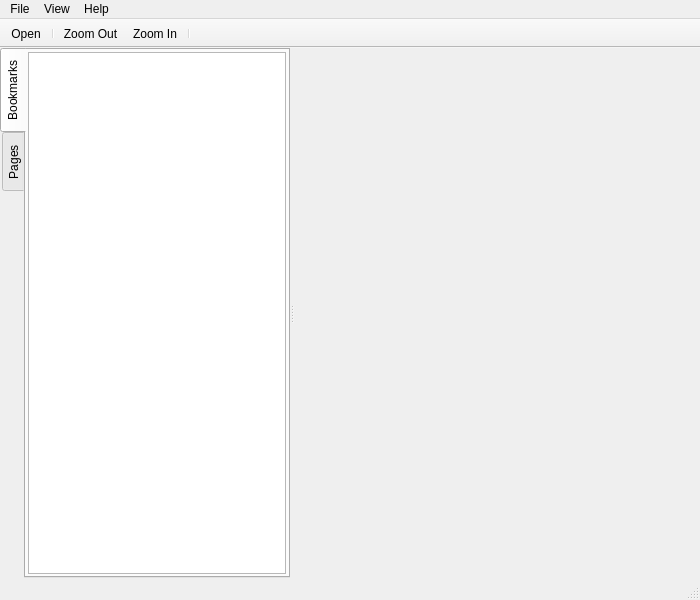
<?xml version="1.0" encoding="UTF-8"?>
<ui version="4.0">
 <class>MainWindow</class>
 <widget class="QMainWindow" name="MainWindow">
  <property name="geometry">
   <rect>
    <x>0</x>
    <y>0</y>
    <width>700</width>
    <height>600</height>
   </rect>
  </property>
  <property name="windowTitle">
   <string>PDF Viewer</string>
  </property>
  <property name="unifiedTitleAndToolBarOnMac">
   <bool>true</bool>
  </property>
  <widget class="QWidget" name="centralWidget">
   <layout class="QVBoxLayout" name="verticalLayout">
    <property name="spacing">
     <number>0</number>
    </property>
    <property name="leftMargin">
     <number>0</number>
    </property>
    <property name="topMargin">
     <number>0</number>
    </property>
    <property name="rightMargin">
     <number>0</number>
    </property>
    <property name="bottomMargin">
     <number>0</number>
    </property>
    <item>
     <widget class="QWidget" name="widget" native="true">
      <layout class="QVBoxLayout" name="verticalLayout_2">
       <property name="spacing">
        <number>0</number>
       </property>
       <property name="leftMargin">
        <number>0</number>
       </property>
       <property name="topMargin">
        <number>0</number>
       </property>
       <property name="rightMargin">
        <number>0</number>
       </property>
       <property name="bottomMargin">
        <number>0</number>
       </property>
       <item>
        <widget class="QSplitter" name="splitter">
         <property name="orientation">
          <enum>Qt::Horizontal</enum>
         </property>
         <widget class="QTabWidget" name="tabWidget">
          <property name="sizePolicy">
           <sizepolicy hsizetype="Preferred" vsizetype="Expanding">
            <horstretch>0</horstretch>
            <verstretch>0</verstretch>
           </sizepolicy>
          </property>
          <property name="tabPosition">
           <enum>QTabWidget::West</enum>
          </property>
          <property name="currentIndex">
           <number>0</number>
          </property>
          <property name="documentMode">
           <bool>false</bool>
          </property>
          <widget class="QWidget" name="bookmarkTab">
           <attribute name="title">
            <string>Bookmarks</string>
           </attribute>
           <layout class="QVBoxLayout" name="verticalLayout_3">
            <property name="spacing">
             <number>0</number>
            </property>
            <property name="leftMargin">
             <number>2</number>
            </property>
            <property name="topMargin">
             <number>2</number>
            </property>
            <property name="rightMargin">
             <number>2</number>
            </property>
            <property name="bottomMargin">
             <number>2</number>
            </property>
            <item>
             <widget class="QTreeView" name="bookmarkView">
              <property name="sizePolicy">
               <sizepolicy hsizetype="Preferred" vsizetype="Expanding">
                <horstretch>0</horstretch>
                <verstretch>0</verstretch>
               </sizepolicy>
              </property>
              <property name="headerHidden">
               <bool>true</bool>
              </property>
             </widget>
            </item>
           </layout>
          </widget>
          <widget class="QWidget" name="pagesTab">
           <attribute name="title">
            <string>Pages</string>
           </attribute>
          </widget>
         </widget>
         <widget class="QPdfView" name="pdfView" native="true">
          <property name="sizePolicy">
           <sizepolicy hsizetype="Expanding" vsizetype="Expanding">
            <horstretch>10</horstretch>
            <verstretch>0</verstretch>
           </sizepolicy>
          </property>
         </widget>
        </widget>
       </item>
      </layout>
     </widget>
    </item>
   </layout>
  </widget>
  <widget class="QMenuBar" name="menuBar">
   <property name="geometry">
    <rect>
     <x>0</x>
     <y>0</y>
     <width>700</width>
     <height>21</height>
    </rect>
   </property>
   <widget class="QMenu" name="menuFile">
    <property name="title">
     <string>File</string>
    </property>
    <addaction name="actionOpen"/>
    <addaction name="actionPrint"/>
    <addaction name="actionQuit"/>
   </widget>
   <widget class="QMenu" name="menuHelp">
    <property name="title">
     <string>Help</string>
    </property>
    <addaction name="actionAbout"/>
    <addaction name="actionAbout_Qt"/>
   </widget>
   <widget class="QMenu" name="menuView">
    <property name="title">
     <string>View</string>
    </property>
    <addaction name="actionZoom_In"/>
    <addaction name="actionZoom_Out"/>
    <addaction name="actionPrevious_Page"/>
    <addaction name="actionNext_Page"/>
    <addaction name="separator"/>
    <addaction name="actionContinuous"/>
   </widget>
   <addaction name="menuFile"/>
   <addaction name="menuView"/>
   <addaction name="menuHelp"/>
  </widget>
  <widget class="QToolBar" name="mainToolBar">
   <property name="movable">
    <bool>false</bool>
   </property>
   <property name="floatable">
    <bool>false</bool>
   </property>
   <attribute name="toolBarArea">
    <enum>TopToolBarArea</enum>
   </attribute>
   <attribute name="toolBarBreak">
    <bool>false</bool>
   </attribute>
   <addaction name="actionOpen"/>
   <addaction name="separator"/>
   <addaction name="actionZoom_Out"/>
   <addaction name="actionZoom_In"/>
   <addaction name="separator"/>
  </widget>
  <widget class="QStatusBar" name="statusBar"/>
  <action name="actionOpen">
   <property name="icon">
    <iconset resource="resources.qrc">
     <normaloff>:/icons/images/fileopen.png</normaloff>:/icons/images/fileopen.png</iconset>
   </property>
   <property name="text">
    <string>Open...</string>
   </property>
   <property name="shortcut">
    <string>Ctrl+O</string>
   </property>
  </action>
  <action name="actionQuit">
   <property name="text">
    <string>Quit</string>
   </property>
   <property name="shortcut">
    <string>Ctrl+Q</string>
   </property>
  </action>
  <action name="actionAbout">
   <property name="text">
    <string>About</string>
   </property>
  </action>
  <action name="actionAbout_Qt">
   <property name="text">
    <string>About Qt</string>
   </property>
  </action>
  <action name="actionZoom_In">
   <property name="icon">
    <iconset resource="resources.qrc">
     <normaloff>:/icons/images/zoom-in-24.png</normaloff>:/icons/images/zoom-in-24.png</iconset>
   </property>
   <property name="text">
    <string>Zoom In</string>
   </property>
   <property name="shortcut">
    <string>Ctrl+=</string>
   </property>
  </action>
  <action name="actionZoom_Out">
   <property name="icon">
    <iconset resource="resources.qrc">
     <normaloff>:/icons/images/zoom-out-24.png</normaloff>:/icons/images/zoom-out-24.png</iconset>
   </property>
   <property name="text">
    <string>Zoom Out</string>
   </property>
   <property name="shortcut">
    <string>Ctrl+-</string>
   </property>
  </action>
  <action name="actionPrevious_Page">
   <property name="text">
    <string>Previous Page</string>
   </property>
   <property name="shortcut">
    <string>PgUp</string>
   </property>
  </action>
  <action name="actionNext_Page">
   <property name="text">
    <string>Next Page</string>
   </property>
   <property name="shortcut">
    <string>PgDown</string>
   </property>
  </action>
  <action name="actionContinuous">
   <property name="checkable">
    <bool>true</bool>
   </property>
   <property name="text">
    <string>Continuous</string>
   </property>
  </action>
  <action name="actionPrint">
   <property name="icon">
    <iconset resource="resources.qrc">
     <normaloff>:/icons/images/print-24.png</normaloff>:/icons/images/print-24.png</iconset>
   </property>
   <property name="text">
    <string>Print</string>
   </property>
   <property name="shortcut">
    <string>Ctrl+P</string>
   </property>
  </action>
 </widget>
 <layoutdefault spacing="6" margin="11"/>
 <customwidgets>
  <customwidget>
   <class>QPdfView</class>
   <extends>QWidget</extends>
   <header location="global">qpdfview.h</header>
   <container>1</container>
  </customwidget>
 </customwidgets>
 <resources>
  <include location="resources.qrc"/>
  <include location="resources.qrc"/>
 </resources>
 <connections/>
</ui>
